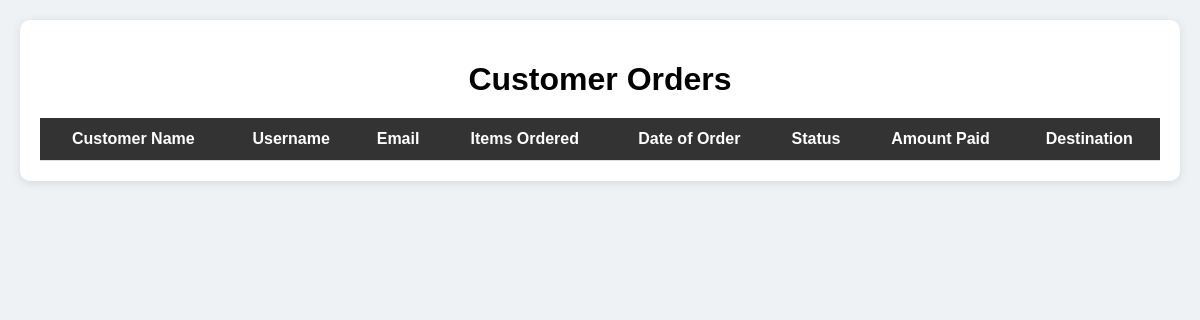
The app's page /customers/ (signed in), older data.
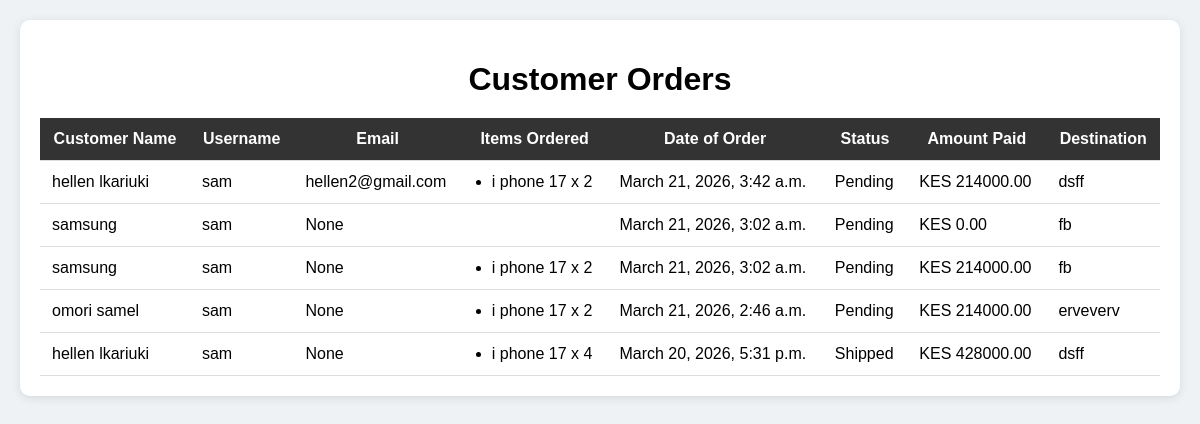
The same page, newer data.
### app/models.py (models this page shows, shortened)
class Order(models.Model):
    user = models.ForeignKey(User, on_delete=models.CASCADE, null=True, blank=True)
    name = models.CharField(max_length=100)
    email = models.EmailField(null=True, blank=True)  # ✅ FIXED
    phone = models.CharField(max_length=15)
    destination = models.CharField(max_length=255, default="N/A")
    total = models.DecimalField(max_digits=10, decimal_places=2, default=0)
    status = models.CharField(max_length=50, default='Pending')
    created_at = models.DateTimeField(auto_now_add=True)
    payment_status = models.CharField(max_length=50, default="Pending")
    STATUS_CHOICES = [
        ('Pending', 'Pending'),
        ('STK_Sent', 'STK Push Sent'), # User clicked pay, waiting for PIN
        ('Paid', 'Paid'),             # Callback received Success
        ('Failed', 'Failed'),         # Callback received Error or Timeout
    ]
    status = models.CharField(max_length=20, choices=STATUS_CHOICES, default='Pending')
    checkout_request_id = models.CharField(max_length=100, blank=True, null=True)
    mpesa_receipt = models.CharField(max_length=50, blank=True, null=True)

class OrderItem(models.Model):
    order = models.ForeignKey(Order, on_delete=models.CASCADE, related_name='items')
    product = models.ForeignKey(Product, on_delete=models.CASCADE)
    quantity = models.PositiveIntegerField()
    price = models.DecimalField(max_digits=10, decimal_places=2)

class Product(models.Model):
    name = models.CharField(max_length=255)
    price = models.DecimalField(max_digits=10, decimal_places=2)
    discount = models.DecimalField(max_digits=4,decimal_places=2,default=0)
    stock = models.IntegerField()
    category = models.ForeignKey(Category, on_delete=models.CASCADE, related_name="products")
    specifications = models.TextField(blank=True)
    views = models.IntegerField(default=0)
    brand = models.ForeignKey(Brand, on_delete=models.CASCADE)
    created_at = models.DateTimeField(auto_now_add=True)
    updated_at = models.DateTimeField(auto_now=True)

### app/views.py (the view)
# urls.py: path('customers/',views.customers,name='customers'),
@staff_member_required
@staff_member_required
def customers(request):
    orders = Order.objects.select_related('user').prefetch_related('items').order_by('-created_at')
    return render(request, 'customers.html', {
        'orders': orders
    })

### app/context_processors.py (called while the page is built)
def cart_count(request):
    count = 0
    if request.user.is_authenticated:
        result = CartItem.objects.filter(user=request.user).aggregate(
            total=Sum('quantity')
        )
        count = result['total'] or 0
    return {'cart_count': count}

### app/templates/customers.html (shortened to what this page needs)
{% load static %}
<!DOCTYPE html>
<html lang="en">
<head>
    <link rel="stylesheet" href="{% static 'css/customers.css' %}">
</head>
<body>
<div class="container">
    <h1>Customer Orders</h1>
    <table>
        <thead>
            <tr>
                <th>Customer Name</th>
                <th>Username</th>
                <th>Email</th>
                <th>Items Ordered</th>
                <th>Date of Order</th>
                <th>Status</th>
                <th>Amount Paid</th>
                <th>Destination</th>
            </tr>
        </thead>
        <tbody>
{% for order in orders %}
<tr>
    <td>{{ order.name }}</td>
    <td>{{ order.user.username }}</td>
    <td>{{ order.email }}</td>
    <td>
        <ul>
            {% for item in order.items.all %}
                <li>{{ item.product.name }} x {{ item.quantity }}</li>
            {% endfor %}
        </ul>
    </td>
    <td>{{ order.created_at }}</td>
    <td>{{ order.status }}</td>
    <td>KES {{ order.total }}</td>
    <td>{{ order.destination }}</td>
</tr>
{% endfor %}
</tbody>
    </table>
</div>
</body>
</html>

Row changes from the older to the newer data that the page shows:
added Order: name "hellen lkariuki", user.username "sam", email "hellen2@gmail.com", created_at "March 21, 2026, 3:42 a.m.", status "Pending", total "214000.00", destination "dsff"
added OrderItem: product.name "i phone 17", quantity "2", shown under "hellen lkariuki"
added Order: name "samsung", user.username "sam", email "None", created_at "March 21, 2026, 3:02 a.m.", status "Pending", total "0.00", destination "fb"
added Order: name "samsung", user.username "sam", email "None", created_at "March 21, 2026, 3:02 a.m.", status "Pending", total "214000.00", destination "fb"
added OrderItem: product.name "i phone 17", quantity "2", shown under "samsung"
added Order: name "omori samel", user.username "sam", email "None", created_at "March 21, 2026, 2:46 a.m.", status "Pending", total "214000.00", destination "erveverv"
added OrderItem: product.name "i phone 17", quantity "2", shown under "omori samel"
added Order: name "hellen lkariuki", user.username "sam", email "None", created_at "March 20, 2026, 5:31 p.m.", status "Shipped", total "428000.00", destination "dsff"
added OrderItem: product.name "i phone 17", quantity "4", shown under "hellen lkariuki"
